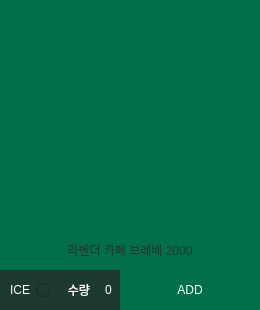
         <widget class="QFrame" name="frame_3_9">
          <property name="geometry">
           <rect>
            <x>580</x>
            <y>720</y>
            <width>260</width>
            <height>310</height>
           </rect>
          </property>
          <property name="frameShape">
           <enum>QFrame::NoFrame</enum>
          </property>
          <property name="frameShadow">
           <enum>QFrame::Raised</enum>
          </property>
          <widget class="QRadioButton" name="radioButton_3_9">
           <property name="geometry">
            <rect>
             <x>0</x>
             <y>270</y>
             <width>50</width>
             <height>40</height>
            </rect>
           </property>
           <property name="focusPolicy">
            <enum>Qt::NoFocus</enum>
           </property>
           <property name="layoutDirection">
            <enum>Qt::RightToLeft</enum>
           </property>
           <property name="styleSheet">
            <string notr="true">background-color: rgb(30, 57, 50);
color: rgb(255, 255, 255);</string>
           </property>
           <property name="text">
            <string>ICE</string>
           </property>
           <property name="checked">
            <bool>false</bool>
           </property>
           <property name="autoRepeat">
            <bool>false</bool>
           </property>
           <property name="autoExclusive">
            <bool>false</bool>
           </property>
          </widget>
          <widget class="QLabel" name="label_3_9">
           <property name="geometry">
            <rect>
             <x>50</x>
             <y>270</y>
             <width>40</width>
             <height>40</height>
            </rect>
           </property>
           <property name="styleSheet">
            <string notr="true">background-color: rgb(30, 57, 50);
color: rgb(255, 255, 255);
font: 75 9pt &quot;맑은 고딕&quot;;</string>
           </property>
           <property name="text">
            <string>수량</string>
           </property>
           <property name="alignment">
            <set>Qt::AlignRight|Qt::AlignTrailing|Qt::AlignVCenter</set>
           </property>
          </widget>
          <widget class="QLabel" name="label_image_3_9">
           <property name="geometry">
            <rect>
             <x>0</x>
             <y>0</y>
             <width>260</width>
             <height>270</height>
            </rect>
           </property>
           <property name="styleSheet">
            <string notr="true">background-color: rgb(0, 112, 74);</string>
           </property>
           <property name="text">
            <string/>
           </property>
          </widget>
          <widget class="QSpinBox" name="spinBox_3_9">
           <property name="geometry">
            <rect>
             <x>90</x>
             <y>270</y>
             <width>50</width>
             <height>40</height>
            </rect>
           </property>
           <property name="focusPolicy">
            <enum>Qt::WheelFocus</enum>
           </property>
           <property name="styleSheet">
            <string notr="true">background-color: rgb(30, 57, 50);
color: rgb(255, 255, 255);</string>
           </property>
           <property name="frame">
            <bool>false</bool>
           </property>
           <property name="alignment">
            <set>Qt::AlignCenter</set>
           </property>
          </widget>
          <widget class="QPushButton" name="pushButton_3_9">
           <property name="geometry">
            <rect>
             <x>120</x>
             <y>270</y>
             <width>140</width>
             <height>40</height>
            </rect>
           </property>
           <property name="focusPolicy">
            <enum>Qt::StrongFocus</enum>
           </property>
           <property name="styleSheet">
            <string notr="true">QPushButton{
	font: 9pt &quot;맑은 고딕&quot;;
	color: rgb(255, 255, 255);
	background-color: rgb(0, 112, 74);
	border: 0px;
}
QPushButton:hover{
	color: rgb(0, 0, 0);
	background-color: rgb(0, 255, 166);
}</string>
           </property>
           <property name="text">
            <string>ADD</string>
           </property>
          </widget>
          <widget class="QLabel" name="label_p_3_9">
           <property name="geometry">
            <rect>
             <x>0</x>
             <y>230</y>
             <width>260</width>
             <height>40</height>
            </rect>
           </property>
           <property name="styleSheet">
            <string notr="true">color: rgb(30, 57, 50);
font: 75 9pt &quot;맑은 고딕&quot;;</string>
           </property>
           <property name="text">
            <string>라벤더 카페 브레베 2000</string>
           </property>
           <property name="alignment">
            <set>Qt::AlignCenter</set>
           </property>
          </widget>
         </widget>
